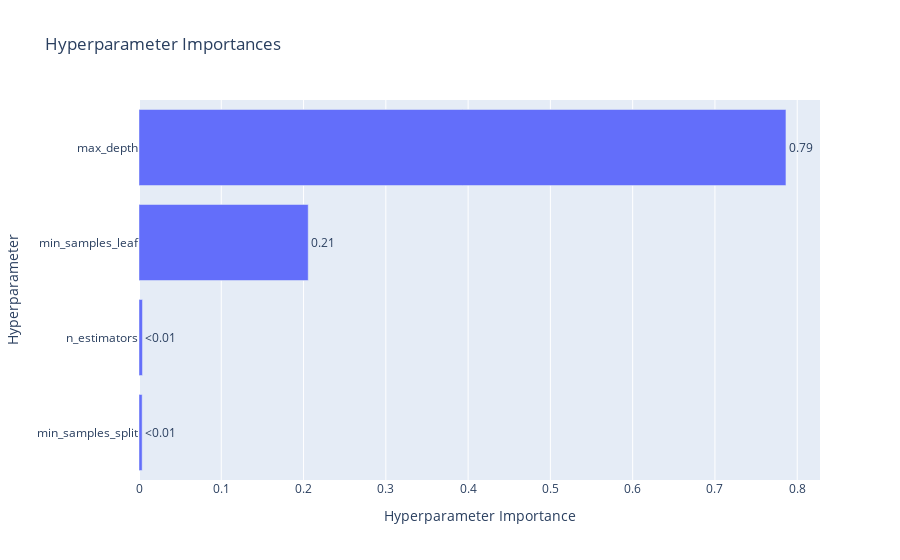

Notebook cell for this chart:
### Code cell
fig_2 = vis.plot_param_importances(study)
fig_2

### Figure 1 — Plotly figure (JSON) as saved in the notebook; plotly's stock layout.template omitted (floating-point values rounded to 4 significant figures)
{"data": [{"cliponaxis": false, "hovertemplate": ["min_samples_split (IntDistribution): 0.0038309762417415255<extra></extra>", "n_estimators (IntDistribution): 0.004205300727177036<extra></extra>", "min_samples_leaf (IntDistribution): 0.2056668010950543<extra></extra>", "max_depth (IntDistribution): 0.7862969219360272<extra></extra>"], "name": "Objective Value", "orientation": "h", "text": ["<0.01", "<0.01", "0.21", "0.79"], "textposition": "outside", "type": "bar", "x": [0.003831, 0.004205, 0.2057, 0.7863], "y": ["min_samples_split", "n_estimators", "min_samples_leaf", "max_depth"]}], "layout": {"title": {"text": "Hyperparameter Importances"}, "xaxis": {"title": {"text": "Hyperparameter Importance"}}, "yaxis": {"title": {"text": "Hyperparameter"}}}}
